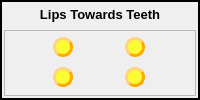
           <widget class="QFrame" name="frame_52">
            <property name="frameShape">
             <enum>QFrame::WinPanel</enum>
            </property>
            <property name="frameShadow">
             <enum>QFrame::Plain</enum>
            </property>
            <layout class="QGridLayout" name="gridLayout_58">
             <property name="leftMargin">
              <number>2</number>
             </property>
             <property name="topMargin">
              <number>2</number>
             </property>
             <property name="rightMargin">
              <number>2</number>
             </property>
             <property name="bottomMargin">
              <number>2</number>
             </property>
             <item row="0" column="0">
              <widget class="QLabel" name="label_27">
               <property name="maximumSize">
                <size>
                 <width>16777215</width>
                 <height>20</height>
                </size>
               </property>
               <property name="font">
                <font>
                 <pointsize>10</pointsize>
                 <weight>75</weight>
                 <bold>true</bold>
                </font>
               </property>
               <property name="text">
                <string>Lips Towards Teeth</string>
               </property>
               <property name="alignment">
                <set>Qt::AlignCenter</set>
               </property>
              </widget>
             </item>
             <item row="1" column="0">
              <widget class="QFrame" name="frame_53">
               <property name="frameShape">
                <enum>QFrame::StyledPanel</enum>
               </property>
               <layout class="QGridLayout" name="gridLayout_59">
                <property name="leftMargin">
                 <number>2</number>
                </property>
                <property name="topMargin">
                 <number>2</number>
                </property>
                <property name="rightMargin">
                 <number>2</number>
                </property>
                <property name="bottomMargin">
                 <number>2</number>
                </property>
                <item row="1" column="1">
                 <widget class="QPushButton" name="CTRL_L_mouth_lipsTowardsTeethD">
                  <property name="minimumSize">
                   <size>
                    <width>20</width>
                    <height>20</height>
                   </size>
                  </property>
                  <property name="maximumSize">
                   <size>
                    <width>20</width>
                    <height>20</height>
                   </size>
                  </property>
                  <property name="styleSheet">
                   <string notr="true">QPushButton{
background-color: rgba(255, 255, 0, 200);
border-style: outset;
border-width: 3px;
border-radius: 10px;
border-color: rgb(255, 170, 0);
}
QPushButton:hover{
background-color:rgba(0,0,200,60); 
color: black;}
QPushButton:checked{
background-color: rgba(0,255, 0 ,200);
border-style: inset; }

</string>
                  </property>
                  <property name="text">
                   <string/>
                  </property>
                 </widget>
                </item>
                <item row="0" column="1">
                 <widget class="QPushButton" name="CTRL_L_mouth_lipsTowardsTeethU">
                  <property name="minimumSize">
                   <size>
                    <width>20</width>
                    <height>20</height>
                   </size>
                  </property>
                  <property name="maximumSize">
                   <size>
                    <width>20</width>
                    <height>20</height>
                   </size>
                  </property>
                  <property name="styleSheet">
                   <string notr="true">QPushButton{
background-color: rgba(255, 255, 0, 200);
border-style: outset;
border-width: 3px;
border-radius: 10px;
border-color: rgb(255, 170, 0);
}
QPushButton:hover{
background-color:rgba(0,0,200,60); 
color: black;}
QPushButton:checked{
background-color: rgba(0,255, 0 ,200);
border-style: inset; }

</string>
                  </property>
                  <property name="text">
                   <string/>
                  </property>
                 </widget>
                </item>
                <item row="0" column="0">
                 <widget class="QPushButton" name="CTRL_R_mouth_lipsTowardsTeethU">
                  <property name="minimumSize">
                   <size>
                    <width>20</width>
                    <height>20</height>
                   </size>
                  </property>
                  <property name="maximumSize">
                   <size>
                    <width>20</width>
                    <height>20</height>
                   </size>
                  </property>
                  <property name="styleSheet">
                   <string notr="true">QPushButton{
background-color: rgba(255, 255, 0, 200);
border-style: outset;
border-width: 3px;
border-radius: 10px;
border-color: rgb(255, 170, 0);
}
QPushButton:hover{
background-color:rgba(0,0,200,60); 
color: black;}
QPushButton:checked{
background-color: rgba(0,255, 0 ,200);
border-style: inset; }

</string>
                  </property>
                  <property name="text">
                   <string/>
                  </property>
                 </widget>
                </item>
                <item row="1" column="0">
                 <widget class="QPushButton" name="CTRL_R_mouth_lipsTowardsTeethD">
                  <property name="minimumSize">
                   <size>
                    <width>20</width>
                    <height>20</height>
                   </size>
                  </property>
                  <property name="maximumSize">
                   <size>
                    <width>20</width>
                    <height>20</height>
                   </size>
                  </property>
                  <property name="styleSheet">
                   <string notr="true">QPushButton{
background-color: rgba(255, 255, 0, 200);
border-style: outset;
border-width: 3px;
border-radius: 10px;
border-color: rgb(255, 170, 0);
}
QPushButton:hover{
background-color:rgba(0,0,200,60); 
color: black;}
QPushButton:checked{
background-color: rgba(0,255, 0 ,200);
border-style: inset; }

</string>
                  </property>
                  <property name="text">
                   <string/>
                  </property>
                 </widget>
                </item>
               </layout>
              </widget>
             </item>
            </layout>
           </widget>
